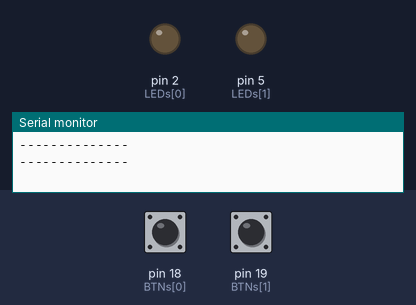
Simulated run of this sketch. Board: Arduino Uno, built with avr-gcc and run on an emulated ATmega328P. Shown: output pins drawn as LEDs (lit = HIGH), the last lines printed to the serial monitor. Inputs (shaded band) come from the test bench; at power-on: pin 18 (BTNs[0]) HIGH, pin 19 (BTNs[1]) HIGH.

Above: at 1.2 s.
1.3 s: pin 18 (BTNs[0]) pulled LOW for 0.15 s
At 2.3 s:
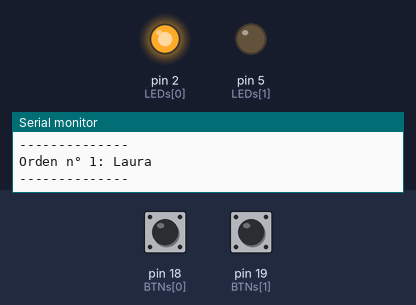
2.9 s: pin 18 (BTNs[0]) pulled LOW for 1 s
5.5 s: pin 18 (BTNs[0]) pulsed LOW 2 times (0.12 s each, 0.3 s apart)
At 6.9 s:
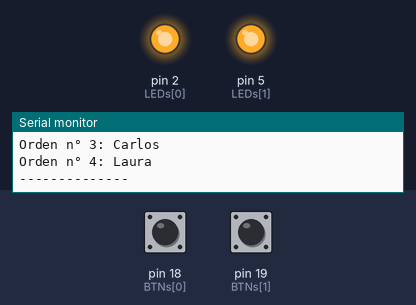
7.6 s: pin 19 (BTNs[1]) pulled LOW for 0.15 s
At 8.3 s:
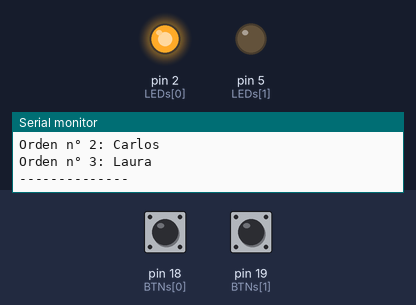
9.2 s: pin 18 (BTNs[0]) pulled LOW for 3.2 s
At 9.5 s:
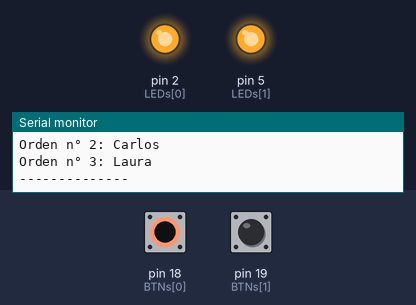
Timing chart, 0 to 12.2 s (numbered marks = the images above; inputs shaded):
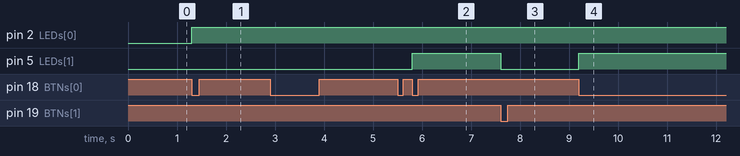

The sketch:

Ard2.ino
```cpp
//Estructura
struct Orden {
  int numOrden;
  String nombre;
  Orden* siguiente;
};

//Valores universales y de componentes
int LEDs[] = {2, 5};
int numLeds = 2;
int BTNs[] = {18, 19};
int numBtns = 2;

int limitTimer = 1000;

int contador = 0;
Orden* cabeza = nullptr;

String nombres[3] = {"Carlos", "Laura", "Joaquín"};
int contNombres = 3;

int postBtns[] = {HIGH, HIGH};
int preBtns[] = {HIGH, HIGH};

//Orden de Queue
void orden() {
  contador++;
  Orden* lista = new Orden;
  lista->numOrden = contador;
  lista->nombre = nombres[contador%contNombres];
  lista->siguiente = nullptr;

  if (cabeza == nullptr) {
    cabeza = lista;
  } else {
    Orden* temp = cabeza;
    while (temp->siguiente != nullptr) {
      temp = temp->siguiente;
    }
    temp->siguiente = lista;
  }
};

void recogido() {
  if (cabeza != nullptr) {
    Orden* temp = cabeza;
    cabeza = cabeza->siguiente;
    delete temp;
    contador--;

    Orden* temp2 = cabeza;
    while (temp2 != nullptr) {
      temp2->numOrden--;
      temp2 = temp2->siguiente;
    }
  }
}

//Impresión
void imprimir() {
  Orden* temp = cabeza;
  Serial.println("--------------");
  while (temp != nullptr) {
    Serial.print("Orden n° ");
    Serial.print(temp->numOrden);
    Serial.print(": ");
    Serial.println(temp->nombre);
    temp = temp->siguiente;
  }
  Serial.println("--------------");
}

void setup() {
  // put your setup code here, to run once:
  for (int i = 0; i < numLeds; i++) {
    pinMode(LEDs[i], OUTPUT);
  }

  for (int i = 0; i < numBtns; i++) {
    pinMode(BTNs[i], INPUT_PULLUP);
  }

  Serial.begin(115200);
}

void loop() {
  // put your main code here, to run repeatedly:
  for (int i = 0; i < numBtns; i++) {
    postBtns[i] = digitalRead(BTNs[i]);
    if (postBtns[i] == LOW && preBtns[i] == HIGH) {
      if (i == 0) {
        orden();
      } else {
        recogido();
      }
    }
    preBtns[i] = postBtns[i];
  }

  if (cabeza != nullptr) {
    digitalWrite(LEDs[0], HIGH);
  } else {
    digitalWrite(LEDs[0], LOW);
  }

  if (contador > 3) {
    digitalWrite(LEDs[1], HIGH);
  } else {
    digitalWrite(LEDs[1], LOW);
  }

  static unsigned long lastPrint = 0;
  if (millis() - lastPrint >= limitTimer) {
    imprimir();
    lastPrint = millis();
  }
}
```

Measured:
- after the input at 1.3 s, pin 2 (LEDs[0]): LOW → HIGH at once
- after the input at 5.5 s, pin 5 (LEDs[1]): LOW → HIGH after 0.30 s
- after the input at 7.6 s, pin 5 (LEDs[1]): HIGH → LOW at once
- after the input at 9.2 s, pin 5 (LEDs[1]): LOW → HIGH at once
